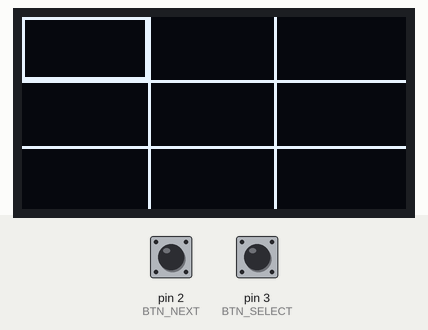
A sketch run on a simulated Arduino Uno, built with avr-gcc and run on an emulated ATmega328P. Parts: 128×64 one-colour display. The test bench sets the inputs (shaded band); at power-on: pin 3 (BTN_SELECT) HIGH, pin 2 (BTN_NEXT) HIGH.

Above: at 1.2 s.
1.3 s: pin 3 (BTN_SELECT) pulled LOW for 0.15 s
At 2.9 s:
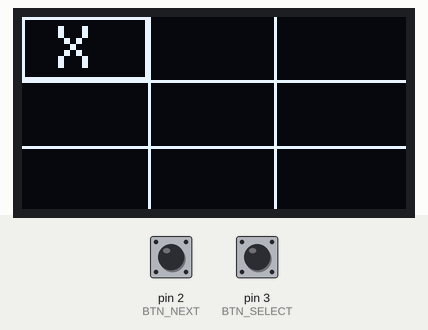
4.4 s: pin 2 (BTN_NEXT) pulled LOW for 3.2 s
At 8.2 s:
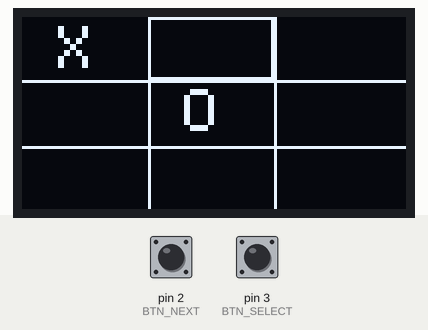
9.1 s: pin 3 (BTN_SELECT) pulled LOW for 1 s
At 11.6 s:
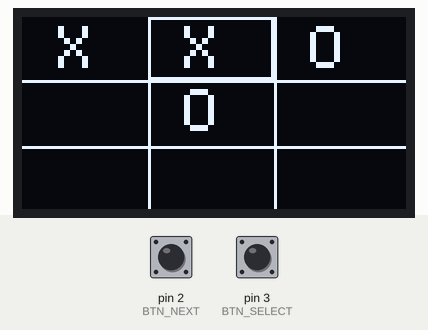
11.9 s: pin 2 (BTN_NEXT) pulled LOW for 0.15 s
At 13.4 s:
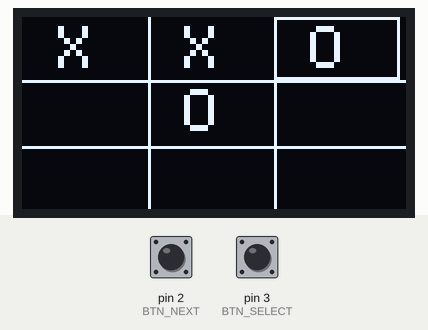
Timing chart, 0 to 14.6 s (numbered marks = the images above; inputs shaded):
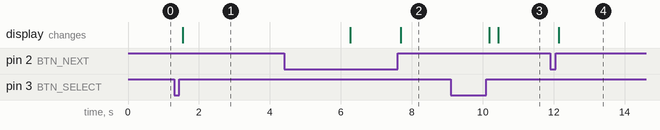

The sketch:

Memorias_2.ino
```cpp
#include <Wire.h>
#include <Adafruit_GFX.h>
#include <Adafruit_SSD1306.h>

#define SCREEN_WIDTH 128
#define SCREEN_HEIGHT 64
#define OLED_ADDR 0x3C

Adafruit_SSD1306 display(SCREEN_WIDTH, SCREEN_HEIGHT, &Wire, -1);

// Botones
#define BTN_NEXT 2
#define BTN_SELECT 3

char board[9];
int cursor = 0;

// ------------------ FUNCIONES BOTONES ------------------

bool waitForPress(int pin) {
  // Espera a LOW
  while (digitalRead(pin) == HIGH);
  delay(60); // debounce
  // Espera a que suelte
  while (digitalRead(pin) == LOW);
  delay(60);
  return true;
}

// --------------------------------------------------------
void setup() {
  pinMode(BTN_NEXT, INPUT_PULLUP);
  pinMode(BTN_SELECT, INPUT_PULLUP);

  Wire.setClock(400000);

  if (!display.begin(SSD1306_SWITCHCAPVCC, OLED_ADDR))
    for(;;);

  resetBoard();
  drawBoard();
}

// --------------------------------------------------------
void loop() {

  // BOTÓN NEXT
  if (digitalRead(BTN_NEXT) == LOW) {
    waitForPress(BTN_NEXT);
    cursor = (cursor + 1) % 9;
    drawBoard();
  }

  // BOTÓN SELECT
  if (digitalRead(BTN_SELECT) == LOW) {
    waitForPress(BTN_SELECT);

    if (board[cursor] == ' ') {

      // JUGADOR
      board[cursor] = 'X';
      drawBoard();
      delay(150);

      if (checkWin('X')) {
        showMessage("GANASTE!");
        delay(2000);
        resetBoard();
        drawBoard();
        return;
      }

      if (isFull()) {
        showMessage("EMPATE");
        delay(2000);
        resetBoard();
        drawBoard();
        return;
      }

      // CPU
      cpuMove();
      drawBoard();
      delay(150);

      if (checkWin('O')) {
        showMessage("PERDISTE");
        delay(2000);
        resetBoard();
        drawBoard();
        return;
      }

      if (isFull()) {
        showMessage("EMPATE");
        delay(2000);
        resetBoard();
        drawBoard();
        return;
      }
    }
  }

}

// --------------------------
// LÓGICA DEL JUEGO
// --------------------------

void resetBoard() {
  for (int i = 0; i < 9; i++) board[i] = ' ';
  cursor = 0;
}

bool isFull() {
  for (int i = 0; i < 9; i++)
    if (board[i] == ' ')
      return false;
  return true;
}

bool checkWin(char p) {
  int w[8][3] = {
    {0,1,2},{3,4,5},{6,7,8},
    {0,3,6},{1,4,7},{2,5,8},
    {0,4,8},{2,4,6}
  };
  for (int i = 0; i < 8; i++)
    if (board[w[i][0]] == p && board[w[i][1]] == p && board[w[i][2]] == p)
      return true;
  return false;
}

// -------- IA MINIMAX --------

int minimax(char b[], bool isMax) {
  if (checkWinBoard(b,'O')) return 1;
  if (checkWinBoard(b,'X')) return -1;
  if (isFullBoard(b)) return 0;

  int best = isMax ? -1000 : 1000;

  for (int i = 0; i < 9; i++) {
    if (b[i] == ' ') {
      b[i] = isMax ? 'O' : 'X';
      int score = minimax(b, !isMax);
      b[i] = ' ';
      best = isMax ? max(best, score) : min(best, score);
    }
  }
  return best;
}

bool isFullBoard(char b[]) {
  for (int i=0;i<9;i++) if (b[i]==' ') return false;
  return true;
}

bool checkWinBoard(char b[], char p) {
  int w[8][3]={
    {0,1,2},{3,4,5},{6,7,8},
    {0,3,6},{1,4,7},{2,5,8},
    {0,4,8},{2,4,6}
  };
  for(int i=0;i<8;i++)
    if(b[w[i][0]]==p && b[w[i][1]]==p && b[w[i][2]]==p)
      return true;
  return false;
}

void cpuMove() {
  int bestScore = -1000;
  int bestMove = 0;

  for (int i = 0; i < 9; i++) {
    if (board[i] == ' ') {
      board[i] = 'O';
      int score = minimax(board, false);
      board[i] = ' ';
      if (score > bestScore) {
        bestScore = score;
        bestMove = i;
      }
    }
  }
  board[bestMove] = 'O';
}

// ------------------------
// DIBUJO DEL TABLERO
// ------------------------

void drawBoard() {
  display.clearDisplay();
  display.drawLine(42,0,42,64,WHITE);
  display.drawLine(84,0,84,64,WHITE);
  display.drawLine(0,21,128,21,WHITE);
  display.drawLine(0,43,128,43,WHITE);

  display.setTextSize(2);

  for (int i = 0; i < 9; i++) {
    int x = (i % 3) * 42 + 12;
    int y = (i / 3) * 21 + 3;

    if (board[i] != ' ') {
      display.setCursor(x, y);
      display.print(board[i]);
    }
  }

  int cx = (cursor % 3) * 42;
  int cy = (cursor / 3) * 21;
  display.drawRect(cx, cy, 42, 21, WHITE);

  display.display();
}

void showMessage(String msg) {
  display.clearDisplay();
  display.setTextSize(2);
  display.setCursor(10, 25);
  display.print(msg);
  display.display();
}
```

Measured:
- after the input at 1.3 s, the display: changes after 0.24 s (image 1)
- after the input at 4.4 s, the display: first differs from a run without the input after 3.3 s (image 2)
- after the input at 9.1 s, the display: first changes after 1.1 s (image 3 shows a later state)
- after the input at 11.9 s, the display: changes after 0.24 s (image 4)
